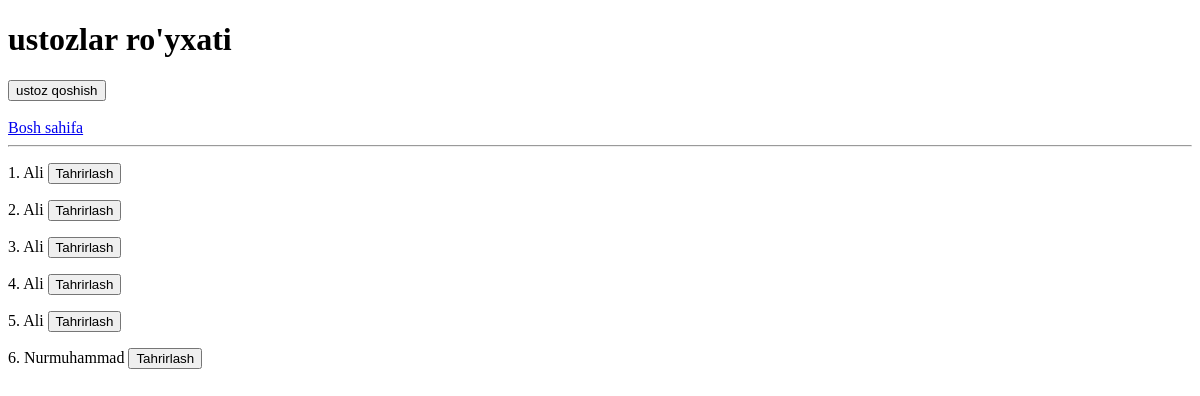
The page /ustozlar/ on the database as committed earlier.
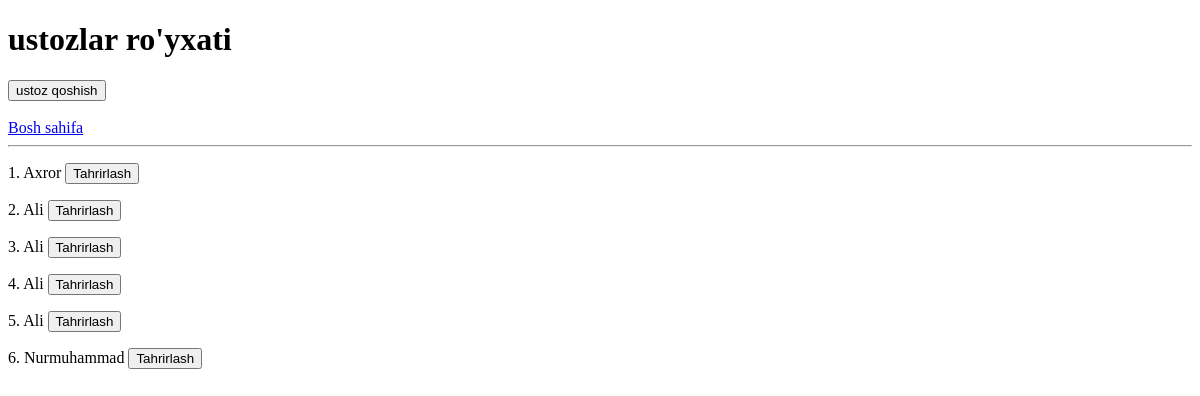
The same page on the database as committed later.
### mainapp/models.py (models this page shows, shortened)
class Ustoz(models.Model):
    nom = models.CharField(max_length=100)
    jins = models.CharField(max_length=100, choices=(('Erkak', 'Erkak'),("Ayol", "Ayol")))
    yosh = models.IntegerField()
    daraja = models.CharField(max_length=100 , choices=(("Bakalavr", "Bakalavr"),("Magistr","Magistr"),("Dotsent","Dotsent"),("Professor","Professor")))
    fan = models.ForeignKey(Fan,on_delete=SET_NULL,null=True, blank=True)

### mainapp/views.py (the view)
# urls.py: path('ustozlar/', ustozlar_view),
def ustozlar_view(request):
    ustozlar = Ustoz.objects.all()
    context = {
        'ustozlar': ustozlar,
    }
    return render(request, 'ustozlar.html', context)

### templates/ustozlar.html (shortened to what this page needs)
<!DOCTYPE html>
<html lang="en">
<head>
</head>
<body>
    <h1>ustozlar ro'yxati</h1>
    <a href="/ustoz_qoshish"><button>ustoz qoshish</button></a>
    <br><br>
    <a href="/">Bosh sahifa</a>
    <hr>
    {% for ustoz in ustozlar %}
        <p>{{ forloop.counter }}.
            {{ ustoz.nom }}
            <a href="/ustozlar/{{ ustoz.id }}/tahrirlash/">
                <button>Tahrirlash</button>
            </a>
        </p>
    {% endfor %}
</body>
</html>

Rows that differ between the two databases and show on the page:
changed Ustoz: nom "Ali" → "Axror"
